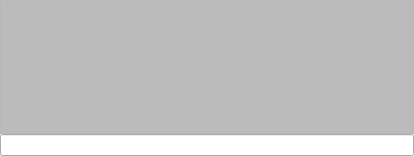
<?xml version="1.0" encoding="UTF-8"?>
<ui version="4.0">
 <class>ConsoleWidget</class>
 <widget class="QWidget" name="ConsoleWidget">
  <property name="geometry">
   <rect>
    <x>0</x>
    <y>0</y>
    <width>414</width>
    <height>156</height>
   </rect>
  </property>
  <property name="windowTitle">
   <string>Console</string>
  </property>
  <layout class="QVBoxLayout" name="verticalLayout">
   <property name="spacing">
    <number>0</number>
   </property>
   <property name="margin">
    <number>0</number>
   </property>
   <item>
    <widget class="QTextEdit" name="textEdit">
     <property name="readOnly">
      <bool>true</bool>
     </property>
     <property name="html">
      <string>&lt;!DOCTYPE HTML PUBLIC &quot;-//W3C//DTD HTML 4.0//EN&quot; &quot;http://www.w3.org/TR/REC-html40/strict.dtd&quot;&gt;
&lt;html&gt;&lt;head&gt;&lt;meta name=&quot;qrichtext&quot; content=&quot;1&quot; /&gt;&lt;style type=&quot;text/css&quot;&gt;
p, li { white-space: pre-wrap; }
&lt;/style&gt;&lt;/head&gt;&lt;body style=&quot; font-family:'MS Shell Dlg 2'; font-size:8.25pt; font-weight:400; font-style:normal;&quot; bgcolor=&quot;#bbbbbb&quot;&gt;
&lt;p style=&quot;-qt-paragraph-type:empty; margin-top:0px; margin-bottom:0px; margin-left:0px; margin-right:0px; -qt-block-indent:0; text-indent:0px; font-size:8pt;&quot;&gt;&lt;/p&gt;&lt;/body&gt;&lt;/html&gt;</string>
     </property>
    </widget>
   </item>
   <item>
    <widget class="QLineEdit" name="lineEdit"/>
   </item>
  </layout>
 </widget>
 <resources/>
 <connections/>
</ui>
